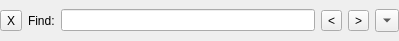
<?xml version="1.0" encoding="UTF-8"?>
<ui version="4.0">
 <class>SearchBar</class>
 <widget class="QWidget" name="SearchBar">
  <property name="geometry">
   <rect>
    <x>0</x>
    <y>0</y>
    <width>399</width>
    <height>41</height>
   </rect>
  </property>
  <property name="windowTitle">
   <string>SearchBar</string>
  </property>
  <property name="autoFillBackground">
   <bool>true</bool>
  </property>
  <layout class="QHBoxLayout" name="horizontalLayout">
   <property name="leftMargin">
    <number>0</number>
   </property>
   <property name="topMargin">
    <number>0</number>
   </property>
   <property name="rightMargin">
    <number>0</number>
   </property>
   <property name="bottomMargin">
    <number>0</number>
   </property>
   <item>
    <widget class="QToolButton" name="closeButton">
     <property name="text">
      <string>X</string>
     </property>
     <property name="icon">
      <iconset theme="dialog-close">
       <normaloff>.</normaloff>.</iconset>
     </property>
    </widget>
   </item>
   <item>
    <widget class="QLabel" name="findLabel">
     <property name="text">
      <string>Find:</string>
     </property>
    </widget>
   </item>
   <item>
    <widget class="QLineEdit" name="searchTextEdit"/>
   </item>
   <item>
    <widget class="QToolButton" name="findPreviousButton">
     <property name="text">
      <string>&lt;</string>
     </property>
     <property name="icon">
      <iconset theme="go-previous">
       <normaloff>.</normaloff>.</iconset>
     </property>
    </widget>
   </item>
   <item>
    <widget class="QToolButton" name="findNextButton">
     <property name="text">
      <string>&gt;</string>
     </property>
     <property name="icon">
      <iconset theme="go-next">
       <normaloff>.</normaloff>.</iconset>
     </property>
    </widget>
   </item>
   <item>
    <widget class="QToolButton" name="optionsButton">
     <property name="text">
      <string>...</string>
     </property>
     <property name="icon">
      <iconset>
       <normaloff>.</normaloff>.</iconset>
     </property>
     <property name="popupMode">
      <enum>QToolButton::InstantPopup</enum>
     </property>
     <property name="arrowType">
      <enum>Qt::DownArrow</enum>
     </property>
    </widget>
   </item>
  </layout>
 </widget>
 <resources/>
 <connections/>
</ui>
